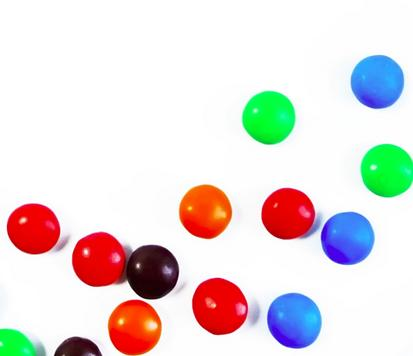
#> input picture Pillow/smarties2.jpg, 413 x 356 px
$ python Assignment.py
#> lines starting #> are read from the running program, lines starting #| are printed output that depends on the picture
from PIL import Image, ImageFont, ImageDraw
from IPython.display import display

image = Image.open("smarties2.jpg")
#> image is the input picture: PIL image 413x356 RGB; mean R, G, B 228.7, 220.3, 219
image = image.convert('RGB')
images = []
labels = []
for i in range(3):
    for j in range(1, 10, 4):
        bands = image.split()
        mid = bands[i].point(lambda m: m * (j / 10))
        bands[i].paste(mid)
        im = Image.merge(image.mode, bands)
        labels.append(f'channel {i} intensity {j / 10}')
        images.append(im)
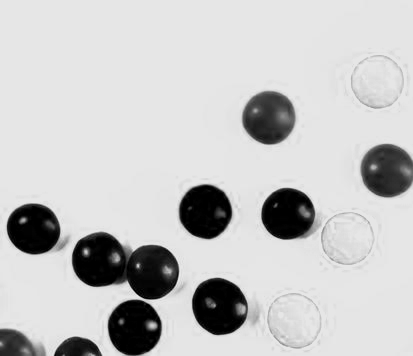
#> mid: PIL image 413x356 L; min 0, max 230, mean 197.4
#> after the loop, images = 9 items; labels = ['channel 0 intensity 0.1', 'channel 0 intensity 0.5', 'channel 0 intensity 0.9', 'channel 1 intensity 0.1', 'channel 1 intensity 0.5', 'channel 1 intensity 0.9', 'channel 2 intensity 0.1', 'channel 2 intensity 0.5', 'channel 2 intensity 0.9']
frame = images[0]
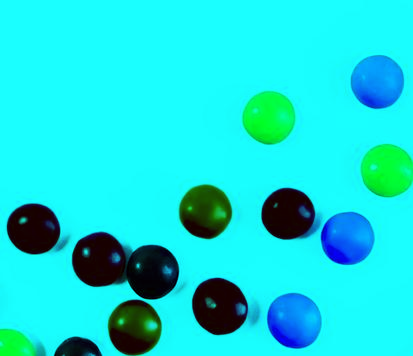
#> frame: PIL image 413x356 RGB; mean R, G, B 23, 220.3, 219
contact_sheet = Image.new(frame.mode, (frame.width * 3, (frame.height + 75) * 3))
#> contact_sheet: PIL image 1239x1293 RGB; every value is 0
x = 0
y = 0
data = ImageDraw.Draw(contact_sheet)
i = 0
font = ImageFont.truetype("readonly/fanwood-webfont.ttf", 75)
for img in images:
    contact_sheet.paste(img, (x, y))
    data.text((x, y + frame.height + 5), labels[i], font=font)
    i += 1
    if x + frame.width == contact_sheet.width:
        x = 0
        y = y + frame.height + 75
    else:
        x = x + frame.width
#> this loop made 9 passes
#> (x, y) on passes 3, 6, 9: (0, 431), (0, 862), (0, 1293)
#> x on passes 1, 2, 4, 5, 7, 8: 413, 826, 413, 826, 413, 826
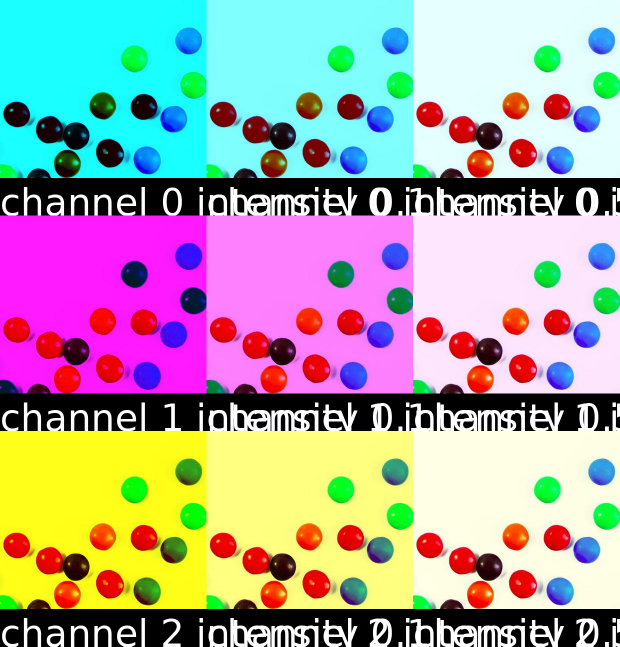
#> contact_sheet: PIL image 1239x1293 RGB (shown at 1/2 size); mean R, G, B 169.2, 163.5, 162.6
#> after the loop, i = 9; x = 0; y = 1293

contact_sheet = contact_sheet.resize((int(contact_sheet.width / 2), int(contact_sheet.height / 2)))
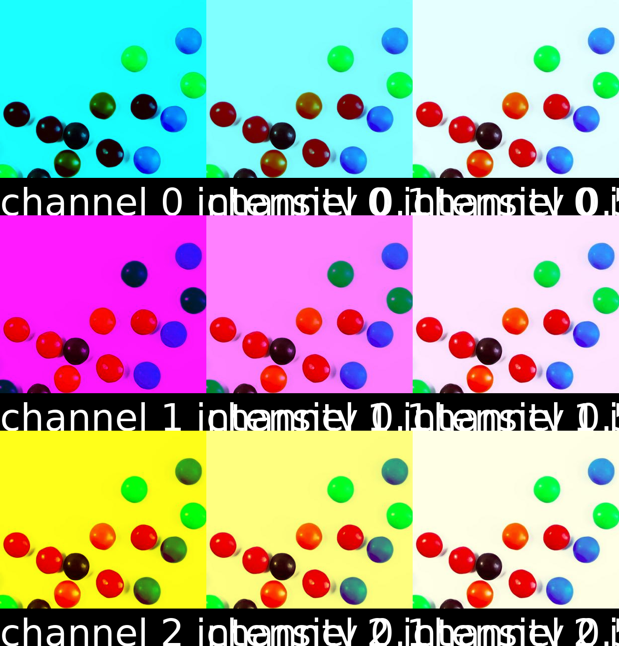
#> contact_sheet: PIL image 619x646 RGB; mean R, G, B 169.2, 163.5, 162.6
display(contact_sheet)
